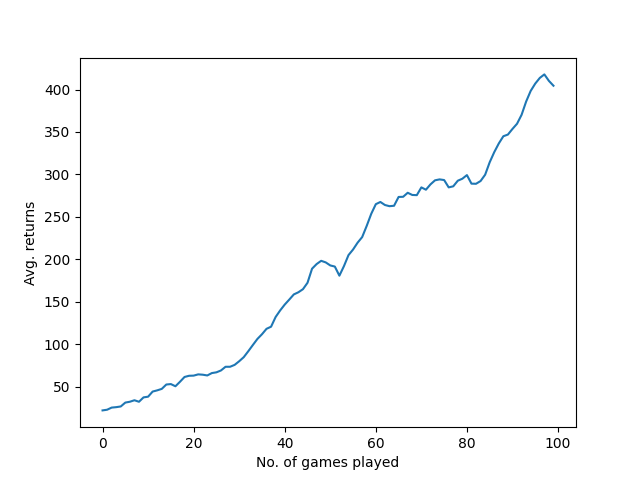

Write Python code to recreate this figure.
import torch
import torch.distributions as D
import torch.nn as nn
import numpy as np
import gym
import matplotlib.pyplot as plt

def create_network(state_dims, action_dims):
    return nn.Sequential(nn.Linear(state_dims, 32),
                                    nn.ReLU(),
                                    nn.Linear(32, action_dims))

# policy = create_network(4,2)

# inp = torch.tensor([[1,2,3,4],[5,6,7,8]], dtype=torch.float)

# logits = policy(inp)
# print(logits)
# dist = D.Categorical(logits=logits)
# print(dist.log_prob(torch.tensor([0,1])))
# logp = dist.log_prob(torch.tensor([0], dtype=torch.float32))


class REINFORCE_Agent():
    def __init__(self, state_dims, action_dims, lr=0.01):
        self.Logits_net = create_network(state_dims, action_dims)
        self.optimizer = torch.optim.Adam(self.Logits_net.parameters(), lr=lr)

    def get_policy(self, states):
        logits = self.Logits_net(states)
        return D.Categorical(logits=logits)

    def get_action(self, state):
        state = torch.tensor(state, dtype=torch.float32)
        action = self.get_policy(state).sample().item()
        return action

    def loss(self, states, actions, weights):
        log_probs = self.get_policy(states).log_prob(actions)
        return -(log_probs*weights).mean()

    def reinforce(self, states, actions, weights):
        states = torch.tensor(states, dtype=torch.float32)
        actions = torch.tensor(actions, dtype=torch.float32)
        weights = torch.tensor(weights, dtype=torch.float32)
        self.optimizer.zero_grad()
        batch_loss = self.loss(states, actions, weights)
        batch_loss.backward()
        self.optimizer.step()
        return batch_loss

if __name__=="__main__":
    env = gym.make('CartPole-v1')
    agent = REINFORCE_Agent(4,2, lr=0.01)
    epochs = 100
    scores = []
    batch_size = 3000
    avg_scores = []
    for e in range(epochs):
        batch_states = []
        batch_actions = []
        batch_returns = []
        while True:
            done = False
            state = env.reset()
            score = 0
            rewards = []
            while not done:
                action = agent.get_action(state)
                next_state, reward, done, _ = env.step(action)
                batch_states.append(state)
                batch_actions.append(action)
                rewards.append(reward)
                state = next_state
                score += 1
            cumulative_return = sum(rewards)
            for i in range(score):
                batch_returns.append(cumulative_return)
            scores.append(score)
            if len(batch_states) >= batch_size:
                break
        agent.reinforce(batch_states, batch_actions, batch_returns)
        avg_score = np.mean(scores[-100:])
        avg_scores.append(avg_score)

        print('Epoch: ', e,
             ' average score %.1f' % avg_score)

    plt.plot(np.arange(0,len(avg_scores)), avg_scores)
    plt.xlabel('No. of games played')
    plt.ylabel('Avg. returns')
    plt.show()
    print('done')
        



agent = REINFORCE_Agent(4, 2)
print(agent.reinforce([[1,2,3,4],[1,3,4,5]],[1,0], [10, 11]))
